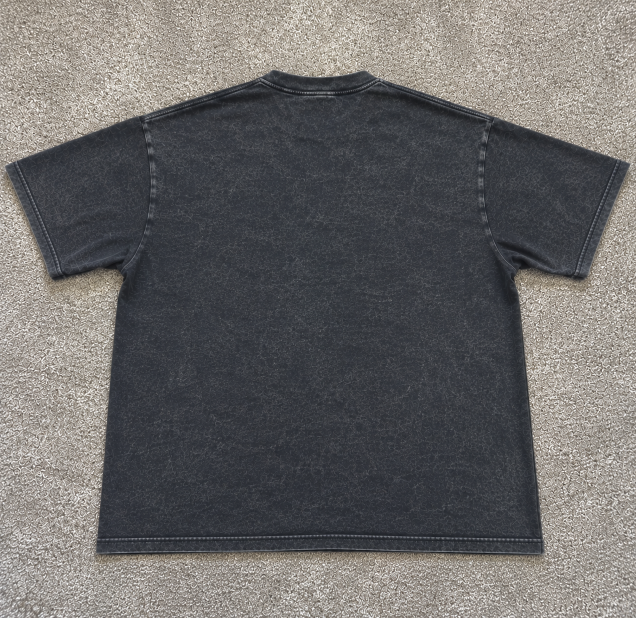
#> input picture assets/shirts/raw/washed-black_back.png, 1272 x 1236 px (shown at 1/2 size); its folder holds 2 pictures in this run
$ python product-images.py ../assets/shirts/raw ../assets/shirts/raw/washed-black_front.png
#> lines starting #> are read from the running program, lines starting #| are printed output that depends on the picture
"""Second half of tools/product-images.mjs: card screenshots → product WebPs.

Trims the screenshot hairline off the edges, centres the shirt (with its
ground shadow) on the flat panel background, scales to 800px wide and writes
a WebP. usage: python3 tools/product-images.py <png_dir> <out_dir>
"""
import os
import sys
from PIL import Image, ImageChops

src, dst = sys.argv[1], sys.argv[2]
os.makedirs(dst, exist_ok=True)
EDGE = 6        # px ignored on every side while measuring (the hairline is <=4px)
WIDTH = 800

for f in sorted(os.listdir(src)):
    if not f.endswith('.png'):
        continue
    im = Image.open(os.path.join(src, f)).convert('RGB')
#> im is the input picture: PIL image 1272x1236 RGB; mean R, G, B 107.1, 105.6, 105
    im = im.resize((WIDTH, round(im.height * WIDTH / im.width)), Image.LANCZOS)
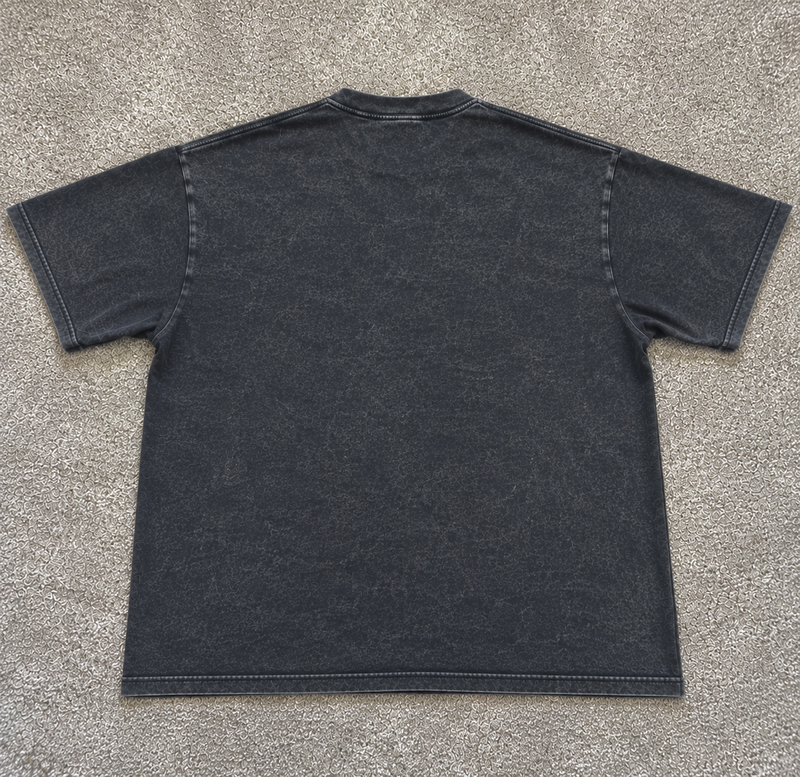
#> im: PIL image 800x777 RGB; mean R, G, B 107.1, 105.5, 105
    W, H = im.size
#> W = 800; H = 777
    inner = im.crop((EDGE, EDGE, W - EDGE, H - EDGE))
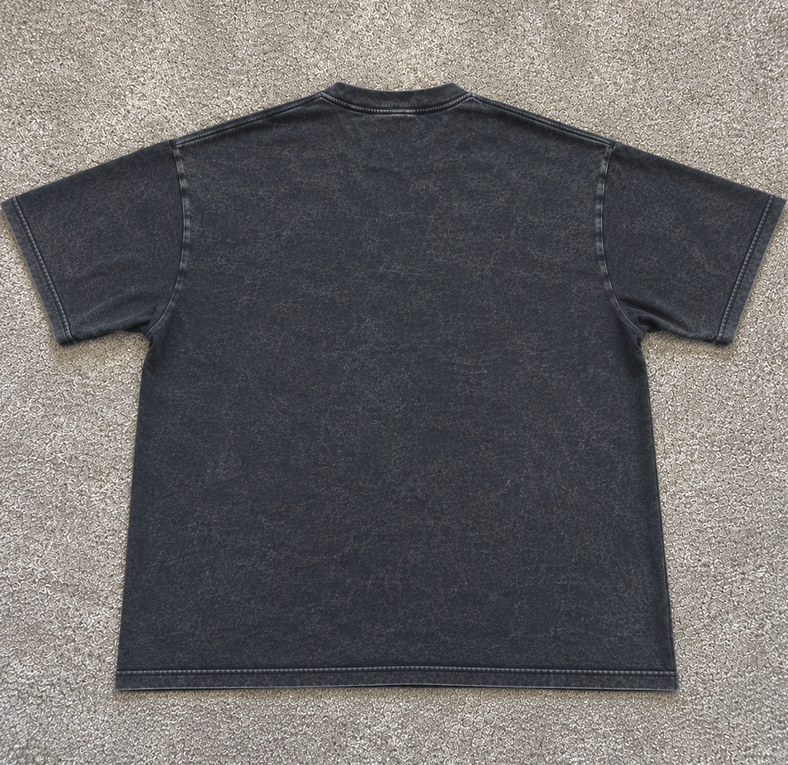
#> inner: PIL image 788x765 RGB; mean R, G, B 105.3, 103.9, 103.5
    bg = inner.getpixel((10, 10))
#> bg = (134, 125, 116)
    diff = ImageChops.difference(inner, Image.new('RGB', inner.size, bg)).convert('L')
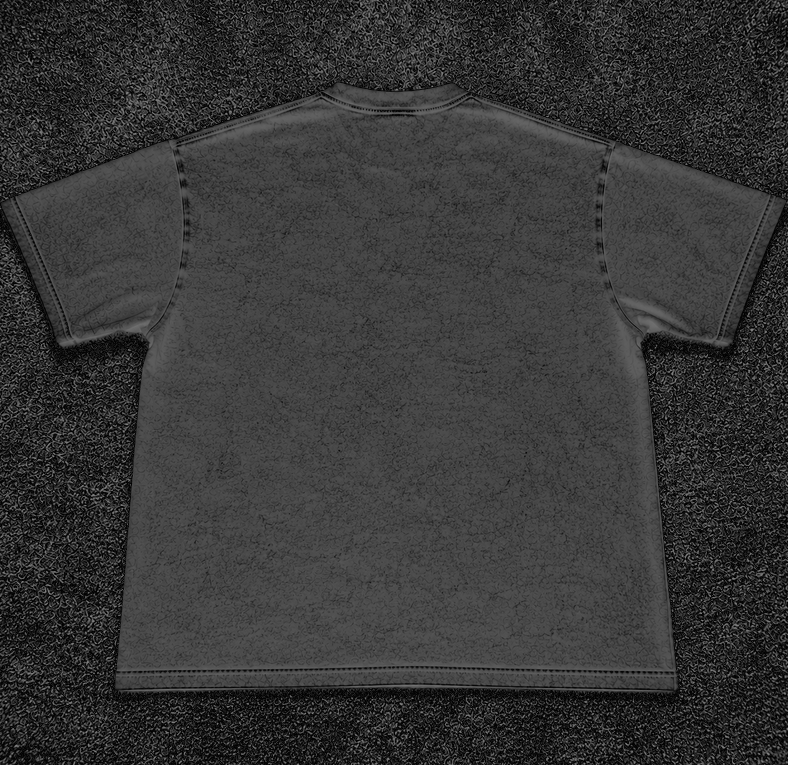
#> diff: PIL image 788x765 L; min 0, max 128, mean 55.1
    l, t, r, b = diff.point(lambda v: 255 if v > 4 else 0).getbbox()
#> l = 0; t = 0; r = 788; b = 765
    l, t, r, b = l + EDGE, t + EDGE, r + EDGE, b + EDGE
#> l = 6; t = 6; r = 794; b = 771
    out = Image.new('RGB', (W, H), bg)
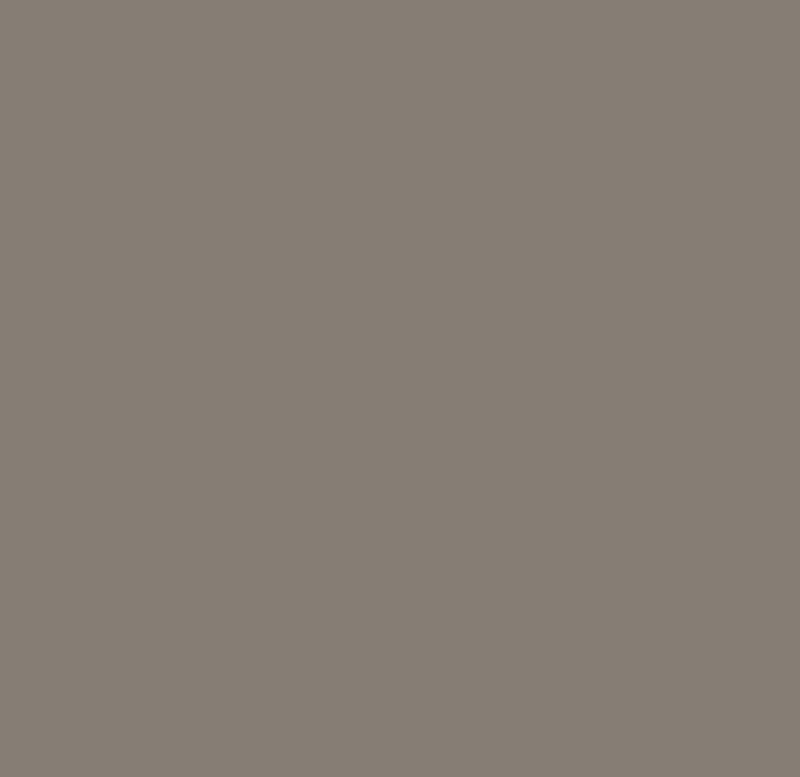
#> out: PIL image 800x777 RGB; mean R, G, B 134, 125, 116
    out.paste(im.crop((l, t, r, b)), (round((W - (r - l)) / 2), round((H - (b - t)) / 2)))
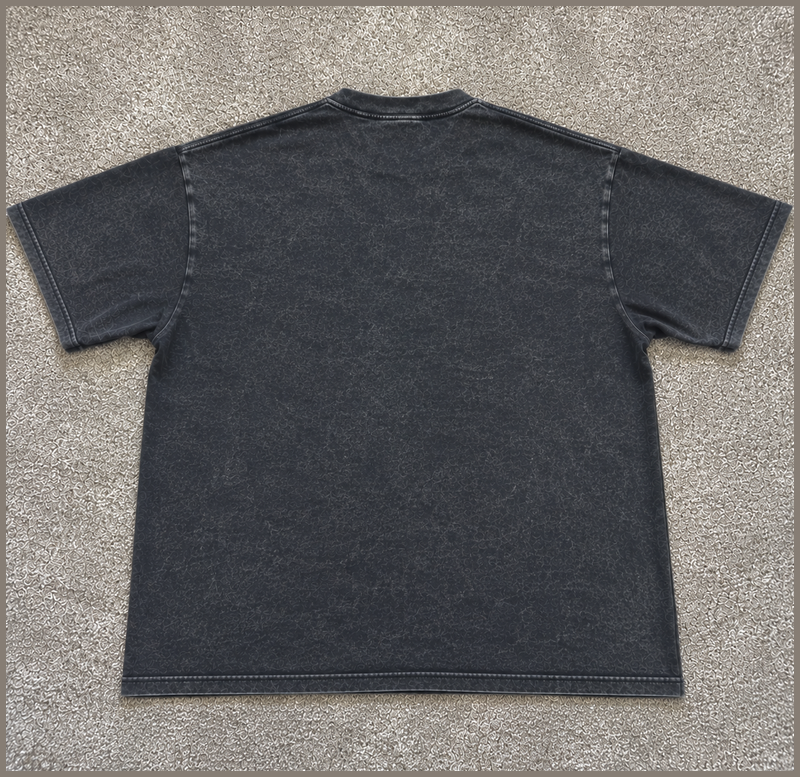
#> out: PIL image 800x777 RGB; mean R, G, B 106.1, 104.5, 103.8
    name = f[:-4] + '.webp'
    out.save(os.path.join(dst, name), 'WEBP', quality=82, method=6)
    print(name, os.path.getsize(os.path.join(dst, name)) // 1024, 'KB')
#> pass 2 of the loop `for f in sorted(os.listdir(src)):`:
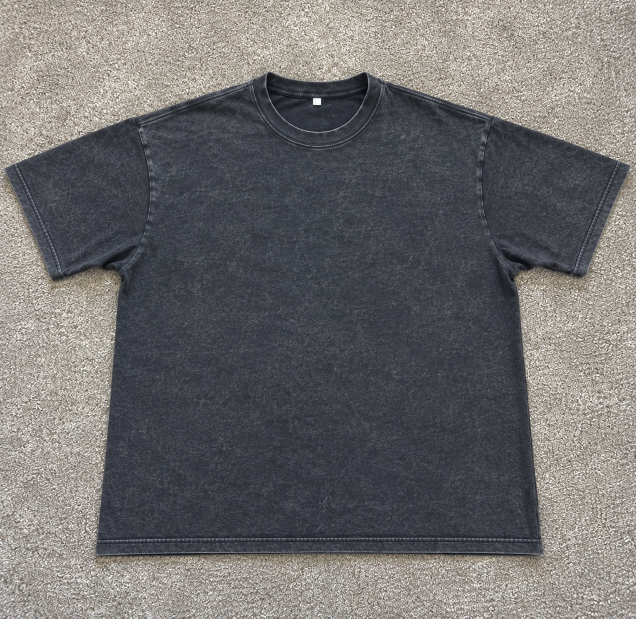
#> input picture assets/shirts/raw/washed-black_front.png, 1272 x 1237 px (shown at 1/2 size)
#> im is the input picture: PIL image 1272x1237 RGB; mean R, G, B 110.7, 109.7, 110
#> im: PIL image 800x778 RGB
#> inner: PIL image 788x766 RGB
#> bg = (193, 186, 176)
#> `diff = ImageChops.difference(inner, Image.new('RGB', inner.size, bg))...`:
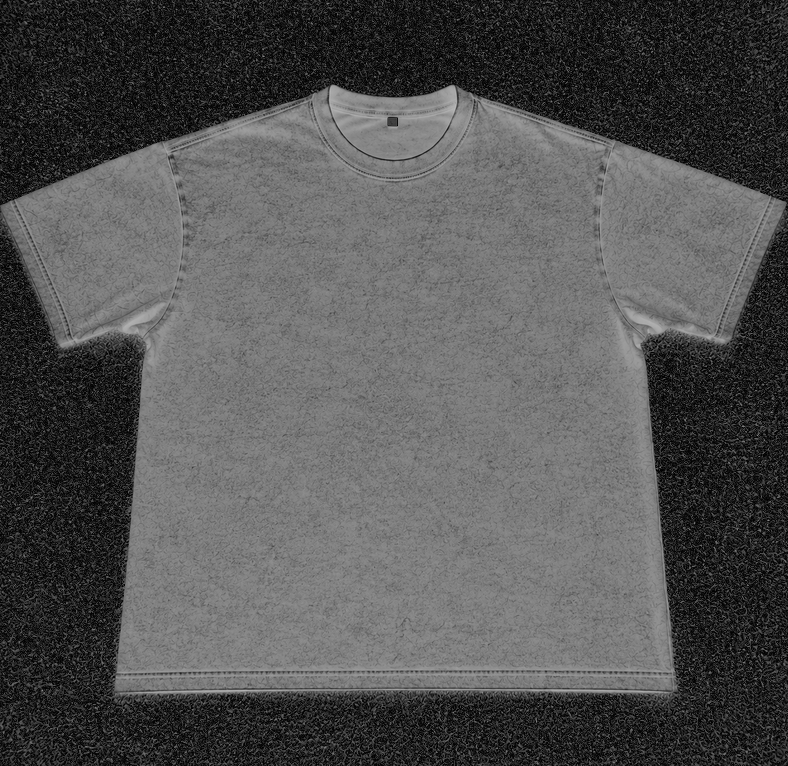
#> diff: PIL image 788x766 L; min 0, max 185, mean 83.1
#> `l, t, r, b = diff.point(lambda v: 255 if v > 4 else 0).getbbox()`: l = 0; r = 788; b = 766
#> `l, t, r, b = l + EDGE, t + EDGE, r + EDGE, b + EDGE`: l = 6; r = 794; b = 772
#> `out = Image.new('RGB', (W, H), bg)`:
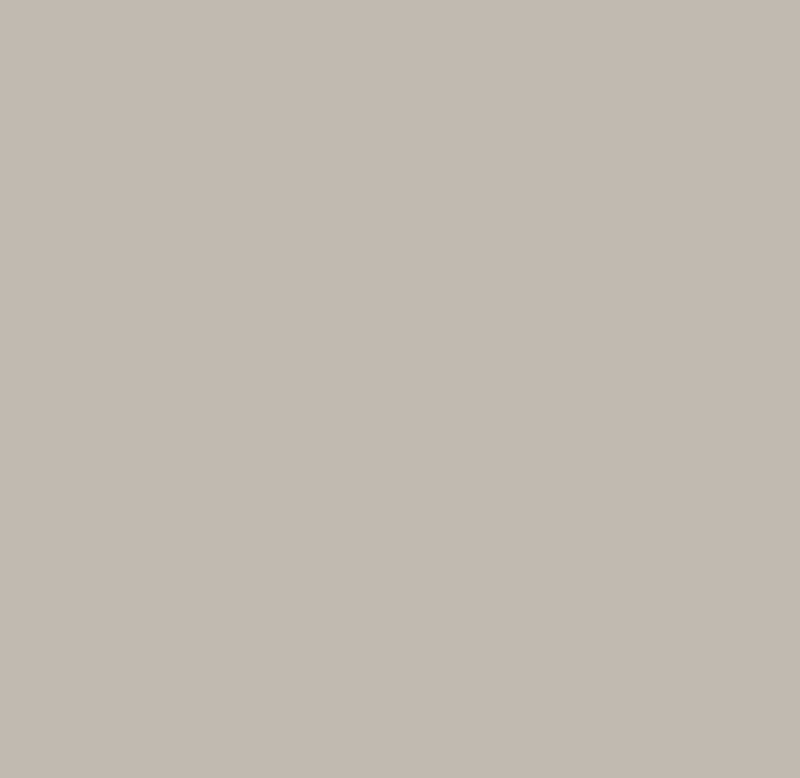
#> out: PIL image 800x778 RGB; mean R, G, B 193, 186, 176
